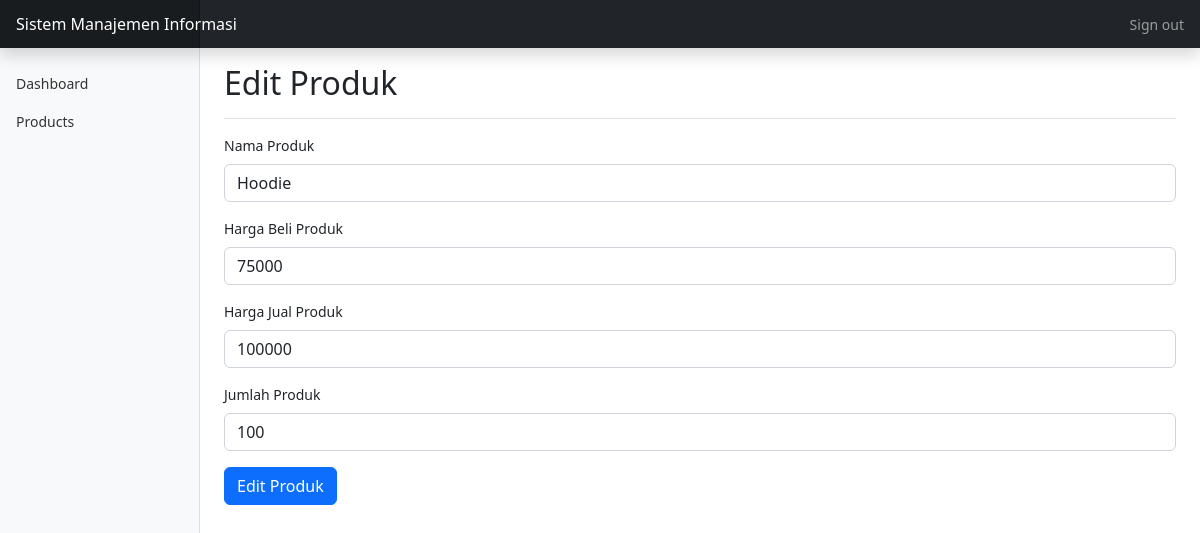
Page /dashboard/products/edit_products.php?id=8 on the committed database.
### tables this page shows
CREATE TABLE `produk` (
  `id` int(11) NOT NULL,
  `produk` varchar(50) NOT NULL,
  `harga_beli` int(11) NOT NULL,
  `harga_jual` int(11) NOT NULL,
  `jumlah` int(50) NOT NULL,
  `terjual` int(12) NOT NULL,
  `toko` int(2) NOT NULL
);

### dashboard/products/edit_products.php (the view, shortened to what this page needs)
<?php
include '../template/header.php';
?>
<div class="d-flex justify-content-between flex-wrap flex-md-nowrap align-items-center pt-3 pb-2 mb-3 border-bottom">
    <h1 class="h2">Edit Produk</h1>
</div>
<?php
include '../../koneksi.php';
$id = $_GET['id'];
$data = mysqli_query($koneksi, "select * from produk where id='$id'");
while ($d = mysqli_fetch_array($data)) {
?>
    <form action="update_products.php" method="post">
        <div class="mb-3">
            <label for="formGroupExampleInput" class="form-label">Nama Produk</label>
            <input type="text" class="form-control" id="formGroupExampleInput" name="nama" value="<?php echo $d['produk']; ?>" placeholder="Masukkan Nama Produk">
        </div>
        <div class="mb-3">
            <label for="formGroupExampleInput" class="form-label">Harga Beli Produk</label>
            <input type="number" class="form-control" id="formGroupExampleInput" name="harga_beli" value="<?php echo $d['harga_beli']; ?>" placeholder="Masukkan Harga Produk">
        </div>
        <div class="mb-3">
            <label for="formGroupExampleInput" class="form-label">Harga Jual Produk</label>
            <input type="number" class="form-control" id="formGroupExampleInput" name="harga_jual" value="<?php echo $d['harga_jual']; ?>" placeholder="Masukkan Harga Produk">
        </div>
        <div class="mb-3">
            <label for="formGroupExampleInput" class="form-label">Jumlah Produk</label>
            <input type="number" class="form-control" id="formGroupExampleInput" name="jumlah" value="<?php echo $d['jumlah']; ?>" placeholder="Masukkan Jumlah Produk">
        </div>
        <div class="mb-3">
            <button type="submit" class="btn btn-primary">Edit Produk</button>
        </div>
    </form>
<?php
}
?>
<?php
include '../template/footer.php';
?>

### dashboard/template/header.php (style rules this page uses)
body { font-size: .875rem; }

### rows in the picture
produk: nama "Hoodie", harga_beli "75000", harga_jual "100000", jumlah "100"
